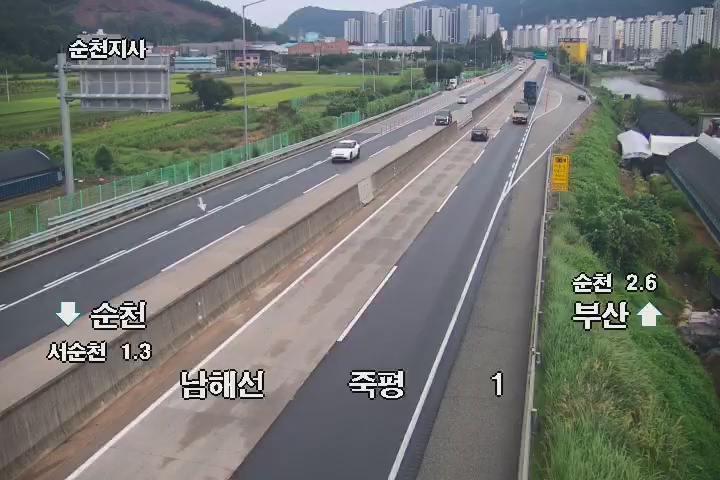
#> input picture frame.jpg, 720 x 480 px
$ python -i cam_stats.py   (imports and definitions only)
#> lines starting #> are read from the running program, lines starting #| are printed output that depends on the picture
# ==== Lightweight handover features & camera-wise whitening ====
import json
from pathlib import Path
import numpy as np
import cv2

class _CamStats:
    def __init__(self, save_path="cam_stats.json", momentum=0.1):
#> called with save_path = 'cam_stats.json', momentum = 0.1
        self.path = Path(save_path)
        self.m = float(momentum)
        self.mu, self.sigma = {}, {}
        if self.path.is_file():
            try:
                j = json.loads(self.path.read_text(encoding="utf-8"))
#> (reads cam_stats.json from the repository)
#> further down, picture is the input picture: shape (480, 720, 3); mean B, G, R 111.8, 116.6, 113.4
                self.mu    = {k: np.array(v, np.float32) for k,v in j.get("mu", {}).items()}
                self.sigma = {k: np.array(v, np.float32) for k,v in j.get("sigma", {}).items()}
            except Exception:
                pass
    # [9 lines left out: functions _init, update, not called in this run]
    def whiten(self, cam_id, vec):
        v = vec.astype(np.float32); self._init(cam_id, v)
        return (v - self.mu[cam_id]) / (self.sigma[cam_id] + 1e-6)
    # [6 lines left out: function save, not called in this run]


_CAMSTATS = _CamStats("cam_stats.json", momentum=0.1)

# [6 lines left out: function _crop_safe, not called in this run]

def _hist1(ch, bins=32):
    h = cv2.calcHist([ch],[0],None,[bins],[0,256]).ravel()
    h = h / (h.sum()+1e-6)
    return h.astype(np.float32)

def _extract_color_feat(bgr, bins=32):
    # 조명 내성: V만 CLAHE
#> called with bins = 32
    hsv = cv2.cvtColor(bgr, cv2.COLOR_BGR2HSV)
#> hsv: shape (480, 720, 3); mean H, S, V 70, 43.7, 124.2
    h,s,v = cv2.split(hsv)
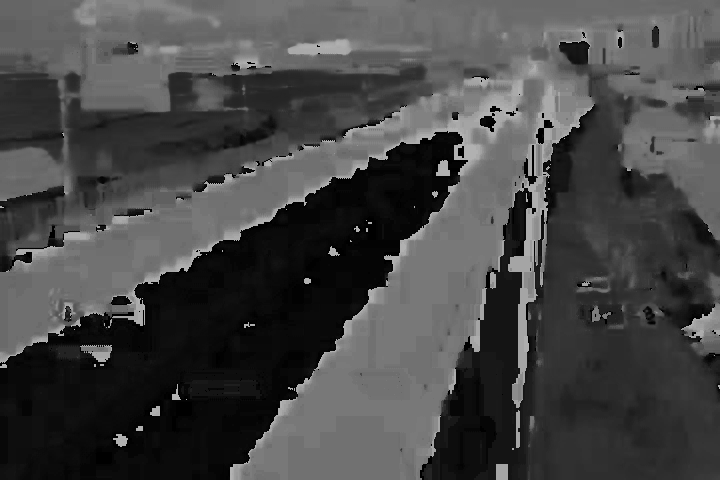
#> h: shape (480, 720); min 0, max 179, mean 70
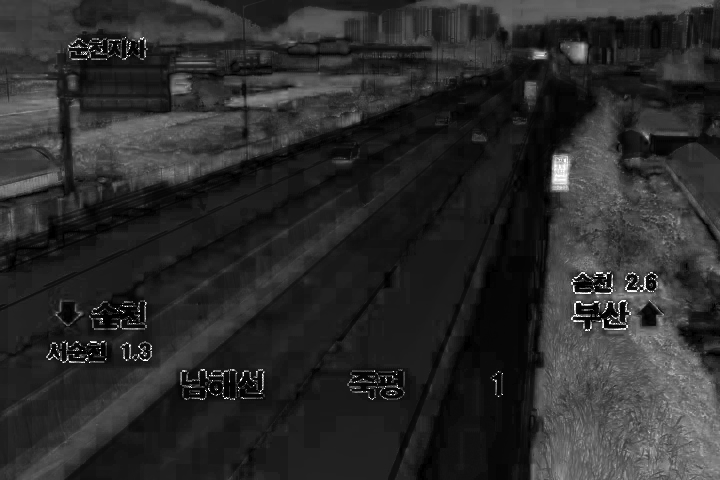
#> s: shape (480, 720); min 0, max 255, mean 43.7
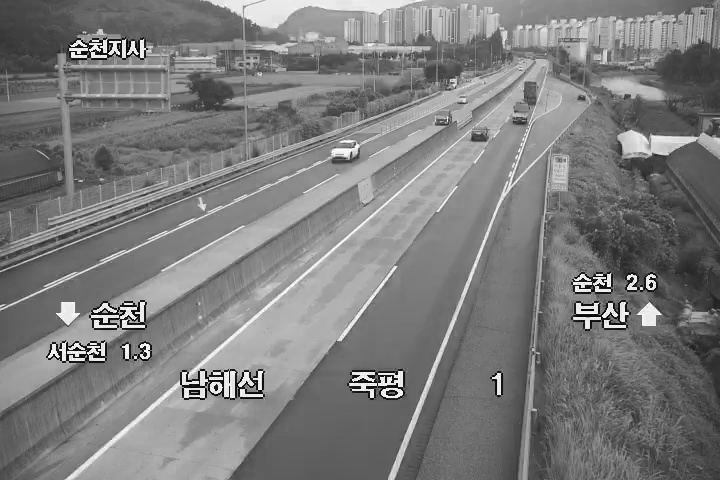
#> v: shape (480, 720); min 0, max 255, mean 124.2
    v = cv2.createCLAHE(2.0,(8,8)).apply(v)
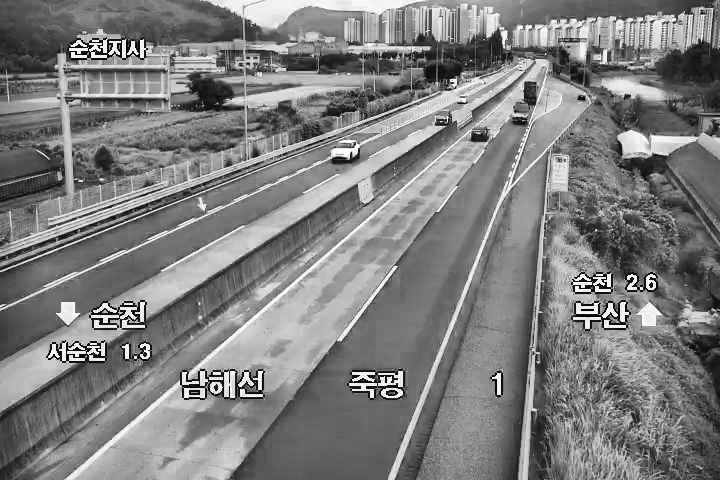
#> v: shape (480, 720); min 0, max 255, mean 126.5
    hsv = cv2.merge([h,s,v]); bgr = cv2.cvtColor(hsv, cv2.COLOR_HSV2BGR)
#> after `hsv = cv2.merge([h, s, v])`: hsv: shape (480, 720, 3); mean H, S, V 70, 43.7, 126.5
#> after `bgr = cv2.cvtColor(hsv, cv2.COLOR_HSV2BGR)`:
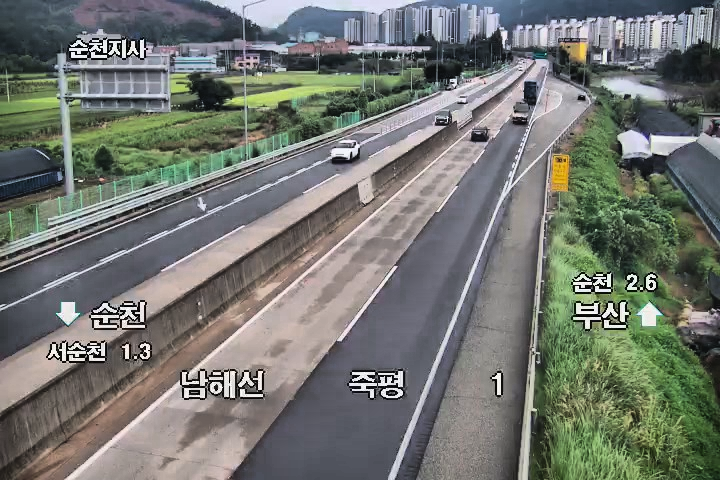
#> bgr: shape (480, 720, 3); mean B, G, R 112.7, 118.8, 115.3
    hsv = cv2.cvtColor(bgr, cv2.COLOR_BGR2HSV)
#> hsv: shape (480, 720, 3); mean H, S, V 69.9, 45, 126.5
    lab = cv2.cvtColor(bgr, cv2.COLOR_BGR2LAB)
#> lab: shape (480, 720, 3); mean of channels 0, 1, 2 124.6, 125.7, 130.9
    h,s,_ = cv2.split(hsv); _,a,b = cv2.split(lab)
#> after `_, a, b = cv2.split(lab)`:
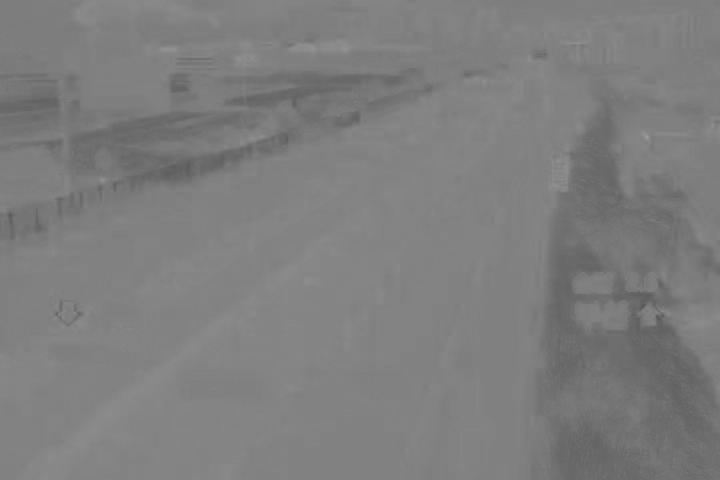
#> a: shape (480, 720); min 89, max 156, mean 125.7
#> after `_, a, b = cv2.split(lab)`:
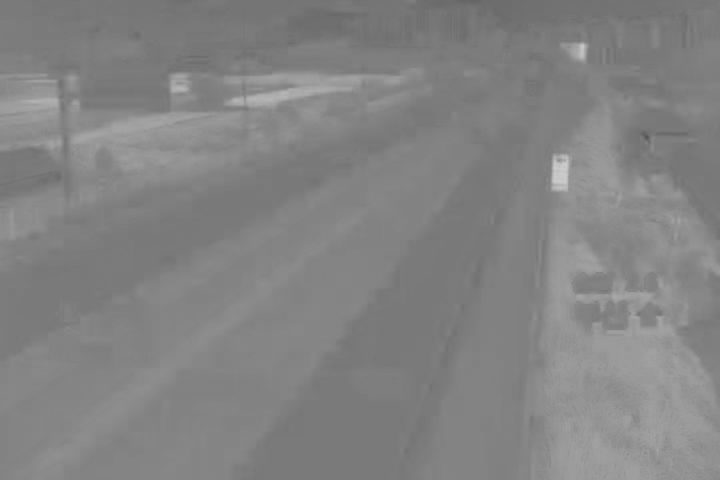
#> b: shape (480, 720); min 83, max 205, mean 130.9
    return np.concatenate([_hist1(h,bins), _hist1(s,bins), _hist1(a,bins), _hist1(b,bins)], 0)  # 4*bins
#> in _hist1, `h = cv2.calcHist([ch],[0],None,[bins],[0,256]).ravel()`: h = 32 values, max 56229 at index 1, min 0 at index 23, mean 10800
#> in _hist1, `h = h / (h.sum()+1e-6)`: h = 32 values, max 0.163 at index 1, min 0 at index 23, mean 0.0312

# [28 lines left out: functions _extract_shape_feat, build_fp, _cos, _bhattacharyya, not called in this run]

>>> import cv2
>>> picture = cv2.imread('../frame.jpg')
>>> result = _extract_color_feat(picture)
#> result = 128 values, max 0.602 at index 80, min 0 at index 23, mean 0.0312
